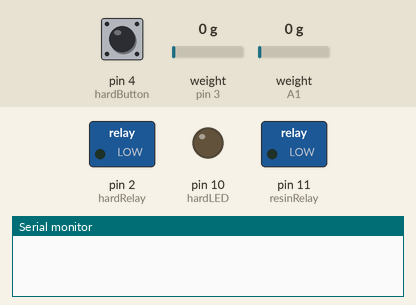
The sketch below on a simulated Arduino Uno, built with avr-gcc and run on an emulated ATmega328P. On the bench: switched loads named in the sketch (green lamp = pin HIGH), output pins drawn as LEDs (lit = HIGH), the last lines printed to the serial monitor. Wiring (inferred from the names in the program): HX711 load-cell converter: data pin 3; SCK pin 8. The inputs (shaded band) are chosen by the test bench; at power-on: pin 4 (hardButton) LOW, weight on the scale (sensors on pin 3, A1) 0 g. Pins used as bus, display or sensor lines are not drawn.

Above: at 0.1 s.
At 0.9 s:
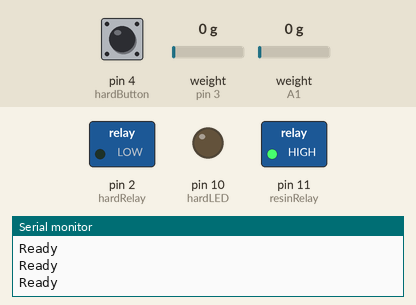
Timing chart, 0 to 2.4 s (numbered marks = the images above):
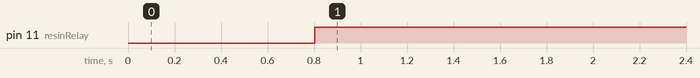

Measured:
- by itself, pin 11 (resinRelay): LOW → HIGH at 0.80 s

The sketch:

epoxy_tap.ino
```cpp
#include "HX711.h"

// HX711.DOUT  - pin #A1
// HX711.PD_SCK - pin #A0

const int resinRelay = 11;
const int resinButton = 3;
const int hardRelay = 2;
const int hardButton = 4;
const int resetButton = 5;
const int resinLED = 8;
const int hardLED = 10;
//const int readyLED = 9;
const int cleanButton = 12;

boolean resinDispensed = false;

//comment out all the follwing lines except for the product you're using to set the mixing ratio
//double mixRatio = 0.45; //TotalBoat High Performance 2:1 Slow or Medium
//double mixRatio = 0.46; //TotalBoat High Performance 2:1 Fast
//double mixRatio = 0.18; //TotalBoat Traditional 5:1 Slow or Fast
//double mixRatio = 0.27; //TotalBoat Traditional Crystal Clear
//double mixRatio = 0.28; //TotalBoat Traditional Tropical Extra Slow
//double mixRatio = 0.83; //TotalBoat TableTop
//double mixRatio = 0.84; //TotalBoat MakerPoxy
double mixRatio = 0.28; //TotalBoat ThickSet
//double mixRatio = 0.44; //TotalBoat Penetrating Epoxy

float startMass;
float currentMass;
float targetMass;
float dispensedMass;

HX711 scale(A1, A0);    // parameter "gain" is ommited; the default value 128 is used by the library

void setup() {
  Serial.begin (9600);

  pinMode (resinRelay, OUTPUT);
  pinMode (hardRelay, OUTPUT);
  pinMode (resinLED, OUTPUT);
  pinMode (hardLED, OUTPUT);

  pinMode (resinButton, INPUT);
  pinMode (hardButton, INPUT);
  pinMode (resetButton, INPUT);
  pinMode (cleanButton, INPUT);

}

void loop() {
  digitalWrite (resinLED, HIGH); //default state should start by dispensing resin

  startMass = abs(scale.read());
  currentMass = startMass;

  while (digitalRead(resinButton)) { //user wants to get resin
    digitalWrite(resinRelay, HIGH);
    currentMass = abs(scale.read());
    dispensedMass = startMass - currentMass;

    //Serial.println ("dispensing resin");
    //Serial.println (dispensedMass);
    resinDispensed = true;
  }
  digitalWrite(resinRelay, LOW);
  digitalWrite (resinLED, LOW);
  digitalWrite (hardLED, HIGH);
  targetMass = (float) (dispensedMass * mixRatio); //new target mass

  //debug info, turn off for normal operation.
  /*
  Serial.println("resin dispensed");
  Serial.println (dispensedMass);
  Serial.println ("target mass");
  Serial.println(targetMass);
  Serial.println("=============");
*/

  while (!digitalRead(hardButton) && resinDispensed) {
    //wait for the hardener button to be pressed
    delay(5);
    currentMass = abs(scale.read());
    startMass = currentMass;
    Serial.println ("waiting for hardener");

    if (digitalRead(resetButton)){ //if user wants to reset, this should take us back to the beginning.
      resinDispensed = false;
      Serial.println ("reset");
      break;
    }
  }

  if (digitalRead(hardButton) && resinDispensed) {
    digitalWrite (hardRelay, HIGH);
    Serial.println (targetMass);
    while ((startMass - currentMass) < targetMass) {
      currentMass = abs(scale.read());
      Serial.println(startMass - currentMass);
      resinDispensed = false;
      //Serial.println ("dispensing hardener");
    }
    digitalWrite (hardRelay, LOW);
    //break;
  }

  digitalWrite (hardLED, LOW);
  Serial.println ("Ready");

}
```
